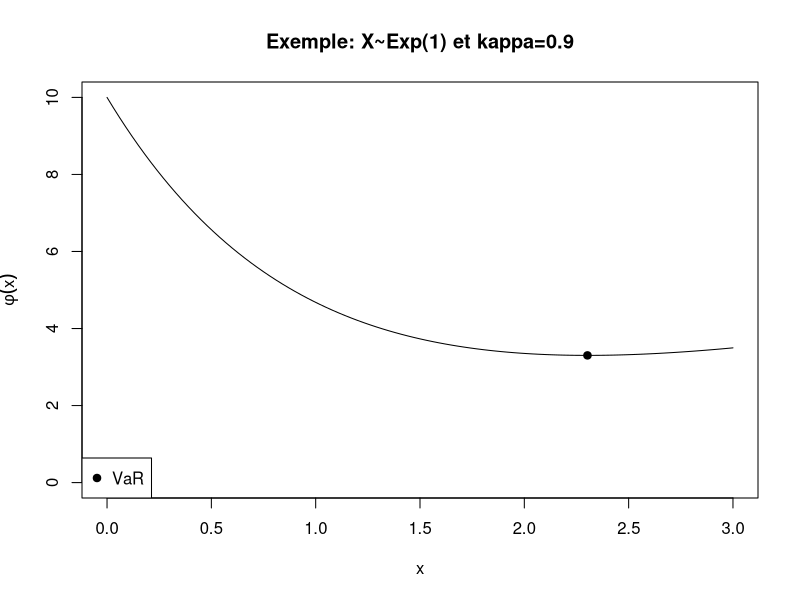

The R script that drew this image:
## ---- chunk 1
y <- function(x) x +10*exp(-x)
plot(y,xlim=c(0,3),ylim=c(0,10),main="Exemple: X~Exp(1) et kappa=0.9" ,ylab=expression(phi(x)))
points(qexp(0.9),y(qexp(0.9)),pch=19)
legend("bottomleft",legend=expression(VaR),pch=19)
